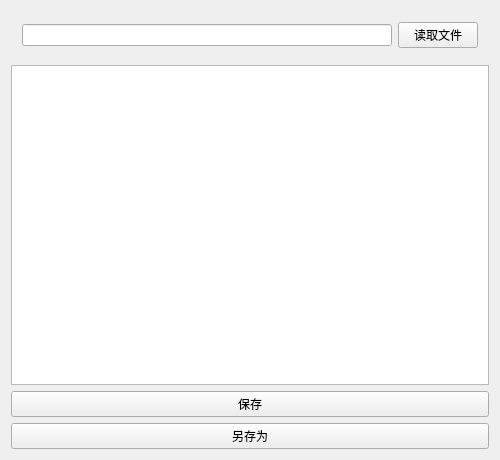
<?xml version="1.0" encoding="UTF-8"?>
<ui version="4.0">
 <class>Widget</class>
 <widget class="QWidget" name="Widget">
  <property name="geometry">
   <rect>
    <x>0</x>
    <y>0</y>
    <width>500</width>
    <height>460</height>
   </rect>
  </property>
  <property name="windowTitle">
   <string>Widget</string>
  </property>
  <layout class="QVBoxLayout" name="verticalLayout">
   <item>
    <widget class="QWidget" name="widget" native="true">
     <layout class="QHBoxLayout" name="horizontalLayout">
      <item>
       <widget class="QLineEdit" name="lineEdit"/>
      </item>
      <item>
       <widget class="QPushButton" name="pushButton">
        <property name="text">
         <string>读取文件</string>
        </property>
       </widget>
      </item>
     </layout>
    </widget>
   </item>
   <item>
    <widget class="QTextEdit" name="textEdit"/>
   </item>
   <item>
    <widget class="QPushButton" name="pushButton_2">
     <property name="text">
      <string>保存</string>
     </property>
    </widget>
   </item>
   <item>
    <widget class="QPushButton" name="pushButton_3">
     <property name="text">
      <string>另存为</string>
     </property>
    </widget>
   </item>
  </layout>
 </widget>
 <layoutdefault spacing="6" margin="11"/>
 <resources/>
 <connections/>
</ui>
